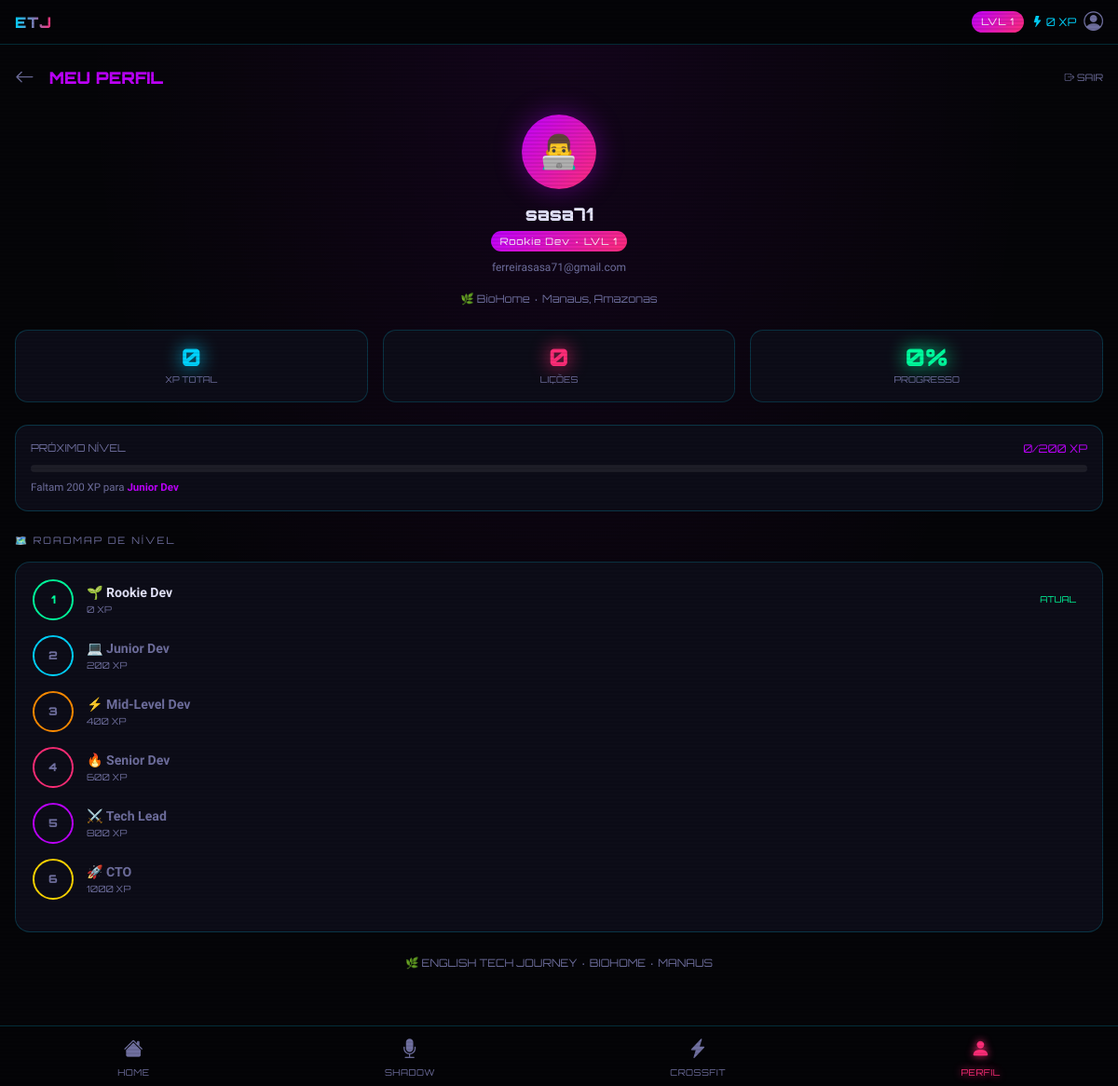
The app's page /profile (signed in) with its own data.
### app.py (models this page shows, shortened)
class User(db.Model):
    id = db.Column(db.Integer, primary_key=True)
    username = db.Column(db.String(80), unique=True, nullable=False)
    email = db.Column(db.String(120), unique=True, nullable=False)
    password_hash = db.Column(db.String(200), nullable=False)
    xp = db.Column(db.Integer, default=0)
    level = db.Column(db.Integer, default=1)
    created_at = db.Column(db.DateTime, default=datetime.utcnow)
    lessons = db.relationship('LessonProgress', backref='user', lazy=True)
    def get_level_title(self):
        titles = {1: 'Rookie Dev', 2: 'Junior Dev', 3: 'Mid-Level Dev',
                  4: 'Senior Dev', 5: 'Tech Lead', 6: 'CTO'}
        return titles.get(self.level, 'Legend')

### app.py (the view)
@app.route('/profile')
def profile():
    if 'user_id' not in session:
        return redirect(url_for('login'))
    user = User.query.get(session['user_id'])
    completed, total = get_user_progress(user.id)
    lessons_detail = LessonProgress.query.filter_by(user_id=user.id, completed=True)\
        .order_by(LessonProgress.completed_at.desc()).limit(10).all()
    next_level_xp = user.level * 200
    return render_template('profile.html', user=user, completed=completed,
                           total=total, lessons_detail=lessons_detail,
                           next_level_xp=next_level_xp)

### app.py (called while the page is built)
def get_user_progress(user_id):
    progress = LessonProgress.query.filter_by(user_id=user_id, completed=True).all()
    completed = {(p.module_id, p.lesson_id) for p in progress}
    total_lessons = sum(len(m['lessons']) for m in MODULES)
    return completed, total_lessons

### templates/profile.html (shortened to what this page needs)
{% extends "base.html" %}
{% block content %}
<div class="profile-bg">
  <div class="d-flex align-items-center gap-3 mb-4">
    <a href="{{ url_for('dashboard') }}" style="color:var(--text-dim);text-decoration:none;font-size:1.3rem;">
      <i class="bi bi-arrow-left"></i>
    </a>
    <h2 style="font-family:Orbitron,monospace;font-size:1.1rem;font-weight:900;color:var(--neon-purple);margin-bottom:0;">
      MEU PERFIL
    </h2>
    <a href="{{ url_for('logout') }}" class="ms-auto" style="color:var(--text-dim);text-decoration:none;font-family:Orbitron,monospace;font-size:0.65rem;">
      <i class="bi bi-box-arrow-right"></i> SAIR
    </a>
  </div>
  <div style="text-align:center;margin-bottom:24px;">
    <div class="avatar-ring">👨‍💻</div>
    <h3 style="font-family:Orbitron,monospace;font-size:1.2rem;font-weight:900;margin-bottom:4px;">
      {{ user.username }}
    </h3>
    <span class="badge-level">{{ user.get_level_title() }} · LVL {{ user.level }}</span>
    <p class="text-dim mt-2" style="font-size:0.75rem;">{{ user.email }}</p>
    <p class="text-dim" style="font-size:0.72rem;font-family:Orbitron,monospace;">
      🌿 BioHome · Manaus, Amazonas
    </p>
  </div>
  <div class="d-flex gap-3 mb-4">
    <div class="stat-box">
      <div class="stat-number neon-text-cyan">{{ user.xp }}</div>
      <div style="font-family:Orbitron,monospace;font-size:0.6rem;color:var(--text-dim);">XP TOTAL</div>
    </div>
    <div class="stat-box">
      <div class="stat-number neon-text-pink">{{ completed|length }}</div>
      <div style="font-family:Orbitron,monospace;font-size:0.6rem;color:var(--text-dim);">LIÇÕES</div>
    </div>
    <div class="stat-box">
      <div class="stat-number neon-text-green">{{ ((completed|length / total) * 100)|int if total else 0 }}%</div>
      <div style="font-family:Orbitron,monospace;font-size:0.6rem;color:var(--text-dim);">PROGRESSO</div>
    </div>
  </div>
  {% set xp_for_next = user.level * 200 %}
  {% set xp_in_level = user.xp - (user.level - 1) * 200 %}
  {% set pct = [(xp_in_level / 200 * 100)|int, 100]|min %}
  <div style="background:var(--bg-card);border:1px solid var(--border-glow);border-radius:14px;padding:16px;margin-bottom:24px;">
    <div class="d-flex justify-content-between mb-2">
      <span style="font-family:Orbitron,monospace;font-size:0.7rem;color:var(--text-dim);">PRÓXIMO NÍVEL</span>
      <span style="font-family:Orbitron,monospace;font-size:0.75rem;color:var(--neon-purple);">{{ xp_in_level }}/200 XP</span>
    </div>
    <div class="xp-bar-track">
    </div>
    {% if user.level < 6 %}
    <p class="text-dim mt-2 mb-0" style="font-size:0.72rem;">
      Faltam {{ 200 - xp_in_level }} XP para <strong style="color:var(--neon-purple);">{{ ['', 'Junior Dev', 'Mid-Level Dev', 'Senior Dev', 'Tech Lead', 'CTO'][user.level] }}</strong>
    </p>
    {% else %}
    <p style="color:var(--neon-green);font-size:0.75rem;font-family:Orbitron,monospace;margin-top:8px;margin-bottom:0;">
      🏆 NÍVEL MÁXIMO ATINGIDO!
    </p>
    {% endif %}
  </div>
  <p style="font-family:Orbitron,monospace;font-size:0.65rem;letter-spacing:2px;color:var(--text-dim);margin-bottom:14px;">
    🗺️ ROADMAP DE NÍVEL
  </p>
  <div style="background:var(--bg-card);border:1px solid var(--border-glow);border-radius:16px;padding:18px;margin-bottom:24px;">
    {% set level_data = [
      (1, 'Rookie Dev', '🌱', 'var(--neon-green)', 0),
      (2, 'Junior Dev', '💻', 'var(--neon-cyan)', 200),
      (3, 'Mid-Level Dev', '⚡', 'var(--neon-orange)', 400),
      (4, 'Senior Dev', '🔥', 'var(--neon-pink)', 600),
      (5, 'Tech Lead', '⚔️', 'var(--neon-purple)', 800),
      (6, 'CTO', '🚀', '#ffd700', 1000),
    ] %}
    {% for lvl, title, emoji, color, xp_req in level_data %}
    <div class="level-node">
      <div class="level-circle {% if user.level >= lvl %}pulse-cyan{% endif %}"
           style="border-color:{{ color }};background:{% if user.level >= lvl %}{{ color }}20{% else %}transparent{% endif %};color:{{ color if user.level >= lvl else 'var(--text-dim)' }};">
        {% if user.level > lvl %}✓{% else %}{{ lvl }}{% endif %}
      </div>
      <div class="flex-grow-1">
        <div style="font-weight:700;font-size:0.88rem;color:{% if user.level >= lvl %}var(--text-main){% else %}var(--text-dim){% endif %};">
          {{ emoji }} {{ title }}
        </div>
        <div style="font-family:Orbitron,monospace;font-size:0.62rem;color:var(--text-dim);">
          {{ xp_req }} XP
        </div>
      </div>
      {% if user.level == lvl %}
      <span style="font-family:Orbitron,monospace;font-size:0.6rem;color:{{ color }};background:{{ color }}15;border:1px solid {{ color }}40;border-radius:99px;padding:3px 10px;">
        ATUAL
      </span>
      {% elif user.level > lvl %}
      <i class="bi bi-check-circle-fill" style="color:var(--neon-green);"></i>
      {% endif %}
    </div>
    {% endfor %}
  </div>
  <p class="text-center text-dim" style="font-size:0.72rem;font-family:Orbitron,monospace;margin-bottom:24px;">
    🌿 ENGLISH TECH JOURNEY · BIOHOME · MANAUS
  </p>
</div>
{% endblock %}

### templates/base.html (shortened to what this page needs)
<!DOCTYPE html>
<html lang="pt-BR">
<head>
  <link href="https://cdn.jsdelivr.net/npm/bootstrap@5.3.0/dist/css/bootstrap.min.css" rel="stylesheet" />
  <link href="https://cdn.jsdelivr.net/npm/bootstrap-icons@1.11.0/font/bootstrap-icons.css" rel="stylesheet" />
</head>
<body>
{% if session.get('user_id') %}
<nav class="navbar navbar-etj sticky-top px-3 py-2">
  <a class="navbar-brand-etj" href="{{ url_for('dashboard') }}">ETJ</a>
  <div class="d-flex align-items-center gap-2">
    <span class="badge-level">LVL {{ user.level }}</span>
    <span style="font-family:Orbitron,monospace;font-size:0.75rem;color:var(--neon-cyan);">
      <i class="bi bi-lightning-fill"></i> {{ user.xp }} XP
    </span>
    <a href="{{ url_for('profile') }}" class="text-decoration-none" style="color:var(--text-dim);">
      <i class="bi bi-person-circle" style="font-size:1.3rem;"></i>
    </a>
  </div>
</nav>
<nav class="bottom-nav d-flex justify-content-around">
  <a href="{{ url_for('dashboard') }}" class="{% if request.endpoint=='dashboard' %}active{% endif %}">
    <i class="bi bi-house-fill"></i>HOME
  </a>
  <a href="{{ url_for('shadowing') }}" class="{% if request.endpoint=='shadowing' %}active{% endif %}">
    <i class="bi bi-mic-fill"></i>SHADOW
  </a>
  <a href="{{ url_for('crossfit') }}" class="{% if request.endpoint=='crossfit' %}active{% endif %}">
    <i class="bi bi-lightning-charge-fill"></i>CROSSFIT
  </a>
  <a href="{{ url_for('profile') }}" class="{% if request.endpoint=='profile' %}active{% endif %}">
    <i class="bi bi-person-fill"></i>PERFIL
  </a>
</nav>
{% endif %}
<div {% if session.get('user_id') %}class="pb-bottom-nav"{% endif %}>
  {% block content %}{% endblock %}
</div>
</body>
</html>

### templates/base.html (style rules this page uses)
:root { --neon-pink: #ff2d78; --neon-cyan: #00d4ff; --neon-green: #00ff9f; --neon-purple: #bf00ff; --neon-orange: #ff8c00; --bg-deep: #050508; --bg-card: #0d0d18; --bg-card2: #111128; --text-main: #e8e8ff; --text-dim: #7070a0; --border-glow: rgba(0,212,255,0.2); }
* { box-sizing: border-box; }
html, body { background: var(--bg-deep); color: var(--text-main); font-family: 'Rajdhani', sans-serif; font-size: 16px; min-height: 100vh; overflow-x: hidden; }
body::before { content: ''; position: fixed; inset: 0; background: repeating-linear-gradient(0deg, transparent, transparent 2px, rgba(0,0,0,0.08) 2px, rgba(0,0,0,0.08) 4px ); pointer-events: none; z-index: 9999; }
h1, h2, h3, .font-orbitron { font-family: 'Orbitron', monospace; }
.neon-text-pink { color: var(--neon-pink); text-shadow: 0 0 20px var(--neon-pink); }
.neon-text-cyan { color: var(--neon-cyan); text-shadow: 0 0 20px var(--neon-cyan); }
.neon-text-green { color: var(--neon-green); text-shadow: 0 0 20px var(--neon-green); }
.navbar-etj { background: rgba(5,5,8,0.95); border-bottom: 1px solid var(--border-glow); backdrop-filter: blur(12px); -webkit-backdrop-filter: blur(12px); }
.navbar-brand-etj { font-family: 'Orbitron', monospace; font-weight: 900; font-size: 1rem; letter-spacing: 1px; background: linear-gradient(90deg, var(--neon-cyan), var(--neon-pink)); -webkit-background-clip: text; -webkit-text-fill-color: transparent; background-clip: text; }
.xp-bar-track { background: rgba(255,255,255,0.07); border-radius: 99px; height: 8px; overflow: hidden; }
.bottom-nav { position: fixed; bottom: 0; left: 0; right: 0; background: rgba(5,5,8,0.97); border-top: 1px solid var(--border-glow); backdrop-filter: blur(16px); z-index: 1000; padding-bottom: env(safe-area-inset-bottom); }
.bottom-nav a { color: var(--text-dim); text-decoration: none; display: flex; flex-direction: column; align-items: center; font-size: 0.6rem; font-family: 'Orbitron', monospace; letter-spacing: 0.5px; padding: 8px 0; transition: color 0.2s; }
.bottom-nav a i { font-size: 1.3rem; margin-bottom: 2px; }
.bottom-nav a.active { color: var(--neon-pink); text-shadow: 0 0 8px var(--neon-pink); }
.badge-level { background: linear-gradient(135deg, var(--neon-purple), var(--neon-pink)); color: #fff; font-family: 'Orbitron', monospace; font-size: 0.65rem; padding: 4px 10px; border-radius: 99px; letter-spacing: 1px; }
.pb-bottom-nav { padding-bottom: 80px; }
.text-dim { color: var(--text-dim); }
.pulse-cyan { animation: pulse-glow 2s infinite; }

### templates/profile.html (style rules this page uses)
.profile-bg { min-height: 100vh; background: radial-gradient(ellipse at 50% 0%, rgba(191,0,255,0.08) 0%, transparent 60%), var(--bg-deep); padding: 20px 16px; }
.avatar-ring { width: 80px; height: 80px; border-radius: 50%; background: linear-gradient(135deg, var(--neon-purple), var(--neon-pink)); display: flex; align-items: center; justify-content: center; font-size: 2.2rem; box-shadow: 0 0 30px rgba(191,0,255,0.4); margin: 0 auto 16px; }
.stat-box { background: var(--bg-card); border: 1px solid var(--border-glow); border-radius: 14px; padding: 16px; text-align: center; flex: 1; }
.stat-number { font-family: 'Orbitron', monospace; font-size: 1.6rem; font-weight: 900; line-height: 1; margin-bottom: 4px; }
.level-node { display: flex; align-items: center; gap: 14px; margin-bottom: 16px; position: relative; z-index: 1; }
.level-circle { width: 44px; height: 44px; border-radius: 50%; display: flex; align-items: center; justify-content: center; font-family: 'Orbitron', monospace; font-size: 0.75rem; font-weight: 900; flex-shrink: 0; border: 2px solid; }

### records on screen
User: level "1", xp "0", username "sasa71", get_level_title "Rookie Dev", email "ferreirasasa71@gmail.com", level "Junior Dev"

### other values on screen
{{ completed|length }} "0"
{{ ((completed|length / total) * 100)|int if total else 0 }} "0"
{{ xp_in_level }} "0"
{{ 200 - xp_in_level }} "200"
{{ lvl }} "1" "2" "3" "4" "5" "6"
{{ emoji }} "🌱" "💻" "⚡" "🔥" "⚔️" "🚀"
{{ title }} "Rookie Dev" "Junior Dev" "Mid-Level Dev" "Senior Dev" "Tech Lead" "CTO"
{{ xp_req }} "0" "200" "400" "600" "800" "1000"
